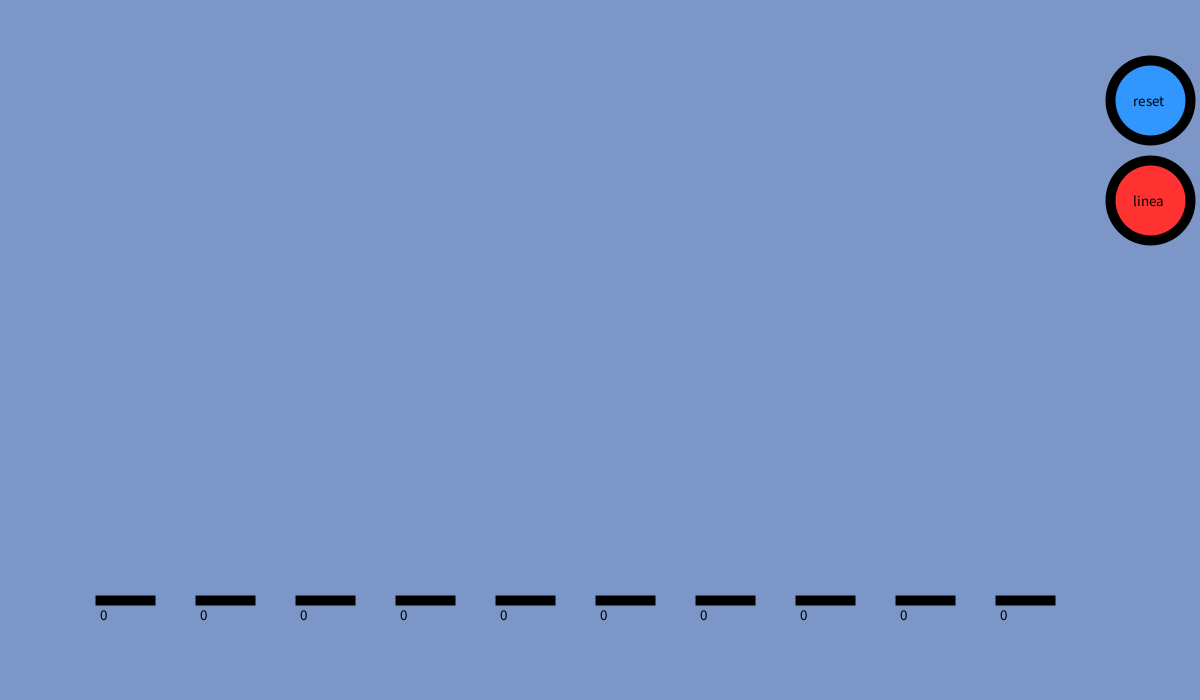
Frame 1 (no input)
Frame 60 (the mouse pressed at the canvas centre just before this capture): identical to frame 1, image omitted
Frame 120 (the mouse held since frame 60 and released just before this capture): identical to frame 1, image omitted

The Processing sketch that drew this single still picture (run headless with seeded random() and noise(); from frame 60 on, the mouse is pressed at the canvas centre):

// Processing sketch: parcial2
// ── parcial2.pde
int x=100;//variable x de las barras
int y=600;//variable y de las barras
int s=50; //ancho de las barras
int [] y2=new int [10];//arry de alturas para las barras
boolean botonr=false;//condicion inicial del boton reset
float xbr=1150;//coordenda x del centro del boton reset
float ybr=100;//coordenada y de centro del boton reset
int radior=40;//radio del boton reset
boolean botonl=false;//condicion inicial del boton linea
float xbl=1150;//coordenda x del centro del boton linea
float ybl=200;//coordenada y de centro del boton linea
int radiol=40;//radio del boton linea

void setup ()
{
  size (1200,700);//tamaño de ventana de visualizacion
  ellipseMode(RADIUS);//el modo en que se mide la elipse (se mide el radio)
  strokeWeight(10);
}
void draw()
{
  background(125,150,200);//color de fonde (negro)
  
  if(botonr)//si boton reset es verdadero
   {
     y2[0]=y2[1]=y2[2]=y2[3]=y2[4]=y2[5]=y2[6]=y2[7]=y2[8]=y2[9]=50;
     
     if(botonl)// si boton linea es verdadero
       {
        fill(random(100,255),random(100,255),random(100,255));//color de barras
        //barras
        rect(x,y,s,-y2[0]);
        rect(2*x,y,s,-y2[1]);
        rect(3*x,y,s,-y2[2]);
        rect(4*x,y,s,-y2[3]);
        rect(5*x,y,s,-y2[4]);
        rect(6*x,y,s,-y2[5]);
        rect(7*x,y,s,-y2[6]);
        rect(8*x,y,s,-y2[7]);
        rect(9*x,y,s,-y2[8]);
        rect(10*x,y,s,-y2[9]);
        //rectas que unen los picos de las barras
        line(x+25,y-y2[0],(2*x)+25,y-y2[1]);
        line(2*x+25,y-y2[1],(3*x)+25,y-y2[2]);
        line(3*x+25,y-y2[2],(4*x)+25,y-y2[3]);
        line(4*x+25,y-y2[3],(5*x)+25,y-y2[4]);
        line(5*x+25,y-y2[4],(6*x)+25,y-y2[5]);
        line(6*x+25,y-y2[5],(7*x)+25,y-y2[6]);
        line(7*x+25,y-y2[6],(8*x)+25,y-y2[7]);
        line(8*x+25,y-y2[7],(9*x)+25,y-y2[8]);
        line(9*x+25,y-y2[8],(10*x)+25,y-y2[9]);
        
       }
       else//si boton linea es falso
       { 
         fill(random(100,255),random(100,255),random(100,255));//color de barras
         //barras
         rect(x,y,s,-y2[0]);
         rect(2*x,y,s,-y2[1]);
         rect(3*x,y,s,-y2[2]);
         rect(4*x,y,s,-y2[3]);
         rect(5*x,y,s,-y2[4]);
         rect(6*x,y,s,-y2[5]);
         rect(7*x,y,s,-y2[6]);
         rect(8*x,y,s,-y2[7]);
         rect(9*x,y,s,-y2[8]);
         rect(10*x,y,s,-y2[9]);
       }
    }
   
 else //si boton reset es falso
  {
    if(botonl)//si boton linea es verdadero
      {
       fill(random(100,255),random(100,255),random(100,255));//color de barras
       //barras
       rect(x,y,s,-y2[0]);
       rect(2*x,y,s,-y2[1]);
       rect(3*x,y,s,-y2[2]);
       rect(4*x,y,s,-y2[3]);
       rect(5*x,y,s,-y2[4]);
       rect(6*x,y,s,-y2[5]);
       rect(7*x,y,s,-y2[6]);
       rect(8*x,y,s,-y2[7]);
       rect(9*x,y,s,-y2[8]);
       rect(10*x,y,s,-y2[9]);
       //rectas que unen los picos de las barras
       line(x+25,y-y2[0],(2*x)+25,y-y2[1]);
       line(2*x+25,y-y2[1],(3*x)+25,y-y2[2]);
       line(3*x+25,y-y2[2],(4*x)+25,y-y2[3]);
       line(4*x+25,y-y2[3],(5*x)+25,y-y2[4]);
       line(5*x+25,y-y2[4],(6*x)+25,y-y2[5]);
       line(6*x+25,y-y2[5],(7*x)+25,y-y2[6]);
       line(7*x+25,y-y2[6],(8*x)+25,y-y2[7]);
       line(8*x+25,y-y2[7],(9*x)+25,y-y2[8]);
       line(9*x+25,y-y2[8],(10*x)+25,y-y2[9]);
      
      }
      else//si boton linea es falso
      {
       fill(random(100,255),random(100,255),random(100,255));//color de barras
       //barras
       rect(x,y,s,-y2[0]);
       rect(2*x,y,s,-y2[1]);
       rect(3*x,y,s,-y2[2]);
       rect(4*x,y,s,-y2[3]);
       rect(5*x,y,s,-y2[4]);
       rect(6*x,y,s,-y2[5]);
       rect(7*x,y,s,-y2[6]);
       rect(8*x,y,s,-y2[7]);
       rect(9*x,y,s,-y2[8]);
       rect(10*x,y,s,-y2[9]);
          
      }
  }


textSize(15);//tamaño de letra
fill(50,150,255);//color circulo del boton reset
ellipse(xbr,ybr,radior,radior);//circulo del boton de reset
fill(255,50,50);//color circulo del boton linea
ellipse(xbl,ybl,radiol,radiol);//circulo del boton de linea
fill(0);//color letra
text("reset",1133,106);//escribir reset
text("linea",1133,206);//escribir linea
//escribir valores de altura de las barras
text(y2[0],x,y+20);
text(y2[1],2*x,y+20);
text(y2[2],3*x,y+20);
text(y2[3],4*x,y+20);
text(y2[4],5*x,y+20);
text(y2[5],6*x,y+20);
text(y2[6],7*x,y+20);
text(y2[7],8*x,y+20);
text(y2[8],9*x,y+20);
text(y2[9],10*x,y+20);
}

void mousePressed()//funcion cuando el mouse esta presionado
{
  float dr=dist(mouseX,mouseY,xbr,ybr);//distancia entre el mouse y el centro del boton reset
 if(dr<radior)
 {
   if (botonr)
   {
     botonr=false;//si boton es vardadera cambia a false
   }
   else
   {
    botonr=true; //si boton es falsa cambia a verdadera
   }
 }
 float dl=dist(mouseX,mouseY,xbl,ybl);//distancia entre el mouse y el centro del boton linea
 if(dl<radiol)
 {
   if (botonl)
   {
     botonl=false;//si boton es vardadera cambia a false
   }
   else
   {
    botonl=true; //si boton es falsa cambia a verdadera
   }
 }
 //justo aqui comienzan las condiciones para llenar el array y2 dependiendo si el mouse esta presionado
 //y dependiendo en que barra se encuentre 
 if (mouseX>100 && mouseX<150)
  {
    y2[0]=mouseY;
  }
  else
  {
       if (mouseX>200 && mouseX<250)
      {
        y2[1]=mouseY;
      }
      else
      {
         if (mouseX>300 && mouseX<350)
         {
          y2[2]=mouseY;
         }
          else
         {
           if (mouseX>400 && mouseX<450)
            {
              y2[3]=mouseY;
            }
            else
            {
              if (mouseX>500 && mouseX<550)
               {
                 y2[4]=mouseY;
               }
                else
               {
                 if (mouseX>600 && mouseX<650)
                   {
                    y2[5]=mouseY;
                   }
                 else
                   {
                     if (mouseX>700 && mouseX<750)
                      {
                       y2[6]=mouseY;
                      }
                     else
                      {
                         if (mouseX>800 && mouseX<850)
                         {
                          y2[7]=mouseY;
                         }
                         else
                         {
                           if (mouseX>900 && mouseX<950)
                             {
                               y2[8]=mouseY;
                             }
                           else
                           {
                             if (mouseX> 1000 && mouseX<1050)
                               {
                                y2[9]=mouseY;
                               }
                           }
                         }
                       }
                    }
                }
            }
         }
      }
  }
 
}
